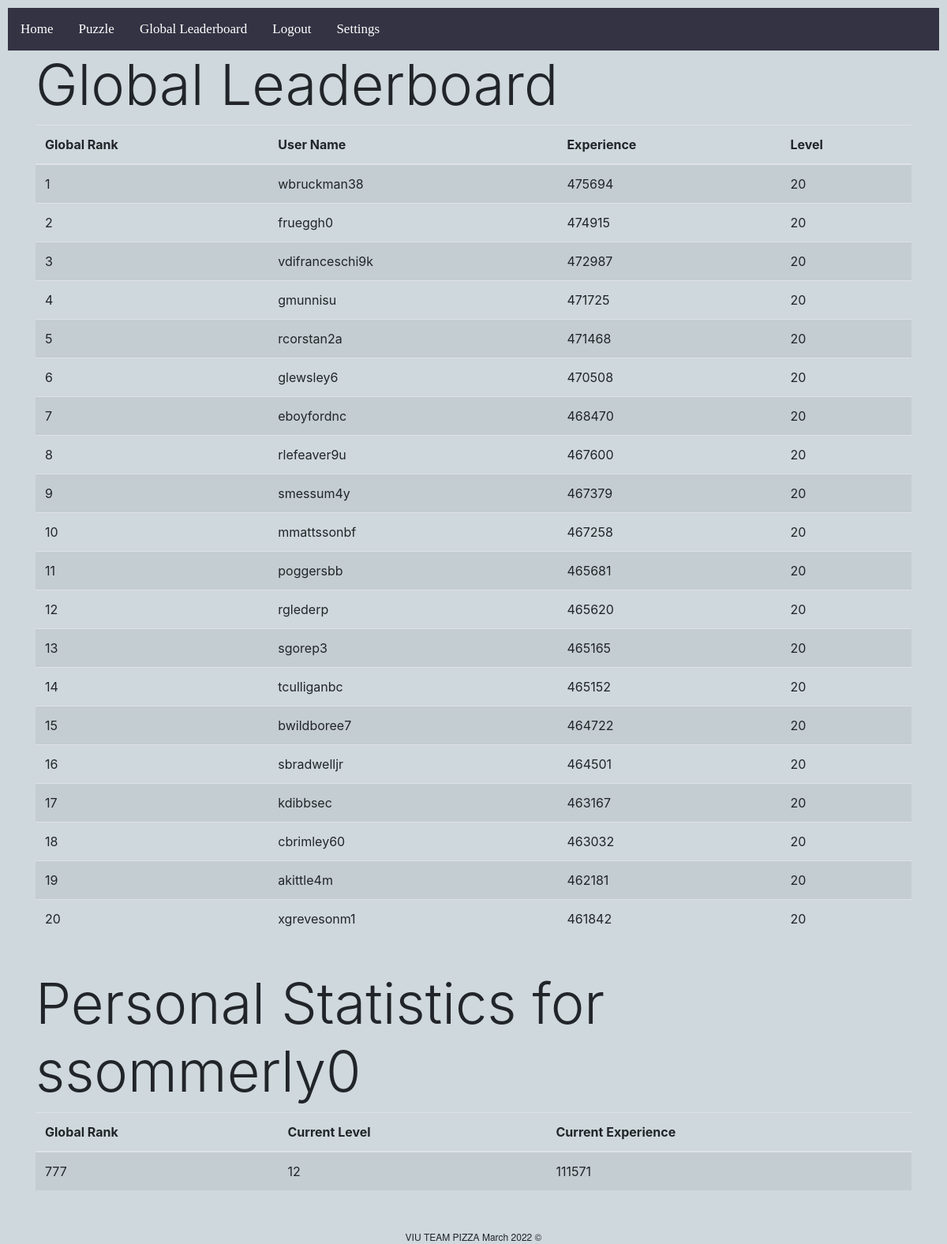
Screenshot of /project/leaderboard.php (signed in) with the database file from the repository.
### tables this page shows
CREATE TABLE Users
(
  user_id SERIAL,
  username VARCHAR(40) NOT NULL,
  user_password VARCHAR(64) NOT NULL,
  xp INT DEFAULT 0,
  user_level INT DEFAULT 1,
  PRIMARY KEY (user_id)
);

### project/php/dbinfo.inc (called while the page is built)
<?php
    $host="wwwstu.csci.viu.ca";
    $user="csci311a";
    $password="58WekLOK";
    $database="csci311a_project";
?>

### project/php/db.php (called while the page is built, shortened)
<?php
require_once("utilities.php");
class db {
    private $dbh = null;
    public function __construct($h, $dbname, $u, $p){
        try {
            $this->dbh = new PDO("mysql:host=$h;dbname=$dbname", $u, $p);
        } catch(PDOException $e) {
            debug_to_console("ERROR:" . $e->getMessage());
        }
    }
    private function dbhOpen(){
        if ($this->dbh == null){
            return false;
        } else {
            return true;
        }
    }
    private function sanitize($input) : string {
        $sani_input = filter_var($input, FILTER_SANITIZE_STRING, FILTER_FLAG_STRIP_LOW);
        $sani_input = filter_var($sani_input, FILTER_SANITIZE_STRING, FILTER_FLAG_STRIP_HIGH);
        return $sani_input;
    }
    private function checkInput($input) : bool {
        $saniInput = $this->sanitize($input);
        if ($saniInput == $input){
            return true;
        }
        return false;
    }
    public function userExists($u) : bool {
        $u = $this->sanitize($u);
        $this->sth = $this->dbh->query("SELECT username FROM Users WHERE username = '$u';");
        foreach($this->sth as $row){
            if ($row['username'] == $u){
                return true;
            }
        }
        return false;
    }
    public function getUserLevel($u){
        $passed = true;
	    if($this->userExists($u)){
	    	$this->sth = $this->dbh->query("SELECT user_level FROM Users WHERE username='$u';");
		        foreach($this->sth as $row){
                        	if ($row['user_level']){
                        		return $row['user_level'];
                        	}
                    	}
	    }
    }
    public function getUserXP($u){
	    if ($this->userExists($u)){
		    $this->sth = $this->dbh->query("SELECT xp FROM Users WHERE username='$u';");
		    foreach($this->sth as $row){
            		if ($row['xp']){
                        $uXP = intval($row['xp']);
                	    return $uXP;
            		}
		    }
	    }
    }
    public function getUserRank($u){
	    include("dbinfo.inc");
   try{
      $dbh = new PDO("mysql:host=$host;dbname=$database", $user, $password);
      $myQuery = "select username, xp from Users order by xp desc";
      $resultSet = $dbh->query($myQuery);
      $rank=0;
      foreach($resultSet as $row){
	      $rank++;
	      if($row['username'] == $u){
	      	return $rank;
	      }
      }
   }catch(PDOException $e){
      echo "Connection failed: " . $e->getMessage();
   }
}
    public function getUserInfo($u) {
	    if($this->userExists($u)){
	    	$userXP = $this->getUserXP($u);
		$userLVL = $this->getUserLevel($u);
		return array($u, $userXP, $userLVL);
	    }
	    else {
	    	return array('username'=>"NULL", 'userXP'=>"-1",'userLVL'=>"-1");
	    }
	exit;
    }
}
?>

### project/php/utilities.php (the view, shortened to what this page needs)
<?php
function fetch_leaderboard($number){
    require_once("php/dbinfo.inc");
   try{
      $dbh = new PDO("mysql:host=$host;dbname=$database", $user, $password);
      $myQuery = "select username, xp, user_level from Users order by xp desc limit " .$number;
      $resultSet = $dbh->query($myQuery);
      $rank = 1;
      foreach($resultSet as $row){
         echo "<tr>";
         echo "<td>";
         echo $rank;
         echo "</td>";
         echo "<td>";
         echo $row['username'];
         echo "</td>";
         echo "<td>";
         echo $row['xp'];
         echo "</td>";
         echo "<td>";
         echo $row['user_level'];
         echo "</td>";
         echo "</tr>";
         $rank++;
      }
   }catch(PDOException $e){
      echo "Connection failed: " . $e->getMessage();
   }
}
?>

### project/leaderboard.php (shortened to what this page needs)
<!DOCTYPE html>
<html>
<head>
	<link rel="stylesheet" href="https://cdn.jsdelivr.net/npm/bootstrap@4.4.1/dist/css/bootstrap.min.css">
	<link rel="stylesheet" href="./css/base_style.css">
	<link id = "themestylesheet" rel="stylesheet" type="text/css" href="./css/light_style.css">
</head>
<body onload="checkTheme()">
	<div id="LeaderboardPage" class="DefaultPage">
		<div id="top-bar">
			<div class="navbar_pizza">
				<a href="index.php">Home</a>
				<a href="puzzle.php">Puzzle</a>
				<a href="leaderboard.php">Global Leaderboard</a>
				<?php
					if(!$_SESSION['username']){
						echo "<a href=\"php/login.php\">Login/Create Account</a>";}
					else {
						echo "<a href=\"php/logout.php\">Logout</a>";
					}
				?>
				<a href="settings.php">Settings</a>
			</div>
		</div>
		<div id="leaderboard-frame" class="container">
			<h3 class="h3 display-3">Global Leaderboard</h3>
			<div id="global-user-frame">
				<table class="table_pizza table table-striped">
				<thead>
					<th>
						Global Rank
					</th>
					<th>
						User Name
					</th>
					<th>
						Experience
					</th>
					<th>
						Level
					</th>
				</thead>
				<tbody>
				<?php include("php/utilities.php"); fetch_leaderboard(20); ?>
				</tbody>
			</table>
			</div>
			<div id="local-user-frame">
<?php
	include("php/dbinfo.inc");
	include("php/db.php");
	$db = new db($host, $database, $user, $password);
        $userItems = $db->getUserInfo($_SESSION['username']);
	echo "<h3 class=\"h3 display-3\">Personal Statistics for $userItems[0]</h3>";
	echo "<table class=\"table_pizza table table-striped\">";
	echo "<thead>";
	echo "<th>";
	echo "Global Rank";
	echo "</th>";
	echo "<th>";
	echo "Current Level";
	echo "</th>";
	echo "<th>";
	echo "Current Experience";
	echo "</th>";
	echo "</thead>";
        echo "<tbody>";
        echo "<td>";
        echo $db->getUserRank($_SESSION['username']);
        echo "</td>";
        echo "<td>";
        echo "$userItems[2]";
        echo "</td>";
        echo "<td>";
        echo "$userItems[1]";
        echo "</td>";
        echo "</tbody>";
                                                        ?>
				</table>
			</div>
			</div>
		</div>
</body>
<footer id="legal-info">
</footer>
</html>

### project/css/base_style.css (style rules this page uses)
.DefaultPage { padding: 10px; }
.navbar_pizza { overflow: hidden; font-family: Verdana; background-color: #334; }
.navbar_pizza a { float: left; font-size: 17px; padding: 14px 16px; text-decoration: none; color: white; text-align: center; }
#legal-info::after { content: "VIU TEAM PIZZA March 2022 ©"; font-family: Gotham, "Helvetica Neue", Helvetica, Arial, "sans-serif"; font-size: 12px; display: block; position: relative; text-align: center; bottom: 0px; }

### project/css/light_style.css (style rules this page uses)
body { background-color: #CFD8DC; }

### rows the page displays
users: username "wbruckman38", xp "475694", user_level "20"
users: username "frueggh0", xp "474915", user_level "20"
users: username "vdifranceschi9k", xp "472987", user_level "20"
users: username "gmunnisu", xp "471725", user_level "20"
users: username "rcorstan2a", xp "471468", user_level "20"
users: username "glewsley6", xp "470508", user_level "20"
users: username "eboyfordnc", xp "468470", user_level "20"
users: username "rlefeaver9u", xp "467600", user_level "20"
users: username "smessum4y", xp "467379", user_level "20"
users: username "mmattssonbf", xp "467258", user_level "20"
users: username "poggersbb", xp "465681", user_level "20"
users: username "rglederp", xp "465620", user_level "20"
users: username "sgorep3", xp "465165", user_level "20"
users: username "tculliganbc", xp "465152", user_level "20"
users: username "bwildboree7", xp "464722", user_level "20"
users: username "sbradwelljr", xp "464501", user_level "20"
users: username "kdibbsec", xp "463167", user_level "20"
users: username "cbrimley60", xp "463032", user_level "20"
users: username "akittle4m", xp "462181", user_level "20"
users: username "xgrevesonm1", xp "461842", user_level "20"
users: xp "111571"

### other values shown
$userItems[0] "ssommerly0"
$db->getUserRank($_SESSION['username']) "777"
$userItems[2] "12"
